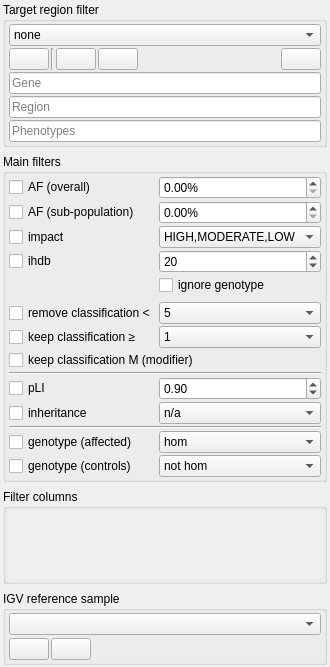
<?xml version="1.0" encoding="UTF-8"?>
<ui version="4.0">
 <class>FilterDockWidget</class>
 <widget class="QDockWidget" name="FilterDockWidget">
  <property name="geometry">
   <rect>
    <x>0</x>
    <y>0</y>
    <width>287</width>
    <height>662</height>
   </rect>
  </property>
  <property name="features">
   <set>QDockWidget::DockWidgetFloatable|QDockWidget::DockWidgetMovable</set>
  </property>
  <property name="allowedAreas">
   <set>Qt::LeftDockWidgetArea|Qt::RightDockWidgetArea</set>
  </property>
  <property name="windowTitle">
   <string>Filters</string>
  </property>
  <widget class="QWidget" name="main_widget">
   <layout class="QVBoxLayout" name="verticalLayout_3">
    <property name="spacing">
     <number>2</number>
    </property>
    <property name="leftMargin">
     <number>3</number>
    </property>
    <property name="topMargin">
     <number>2</number>
    </property>
    <property name="rightMargin">
     <number>3</number>
    </property>
    <property name="bottomMargin">
     <number>2</number>
    </property>
    <item>
     <widget class="QGroupBox" name="groupBox_2">
      <property name="title">
       <string>Target region filter</string>
      </property>
      <layout class="QVBoxLayout" name="verticalLayout_2">
       <property name="spacing">
        <number>2</number>
       </property>
       <property name="leftMargin">
        <number>3</number>
       </property>
       <property name="topMargin">
        <number>2</number>
       </property>
       <property name="rightMargin">
        <number>3</number>
       </property>
       <property name="bottomMargin">
        <number>2</number>
       </property>
       <item>
        <widget class="QComboBox" name="rois">
         <property name="maxVisibleItems">
          <number>30</number>
         </property>
         <property name="insertPolicy">
          <enum>QComboBox::NoInsert</enum>
         </property>
         <item>
          <property name="text">
           <string>none</string>
          </property>
         </item>
        </widget>
       </item>
       <item>
        <layout class="QHBoxLayout" name="horizontalLayout">
         <property name="spacing">
          <number>2</number>
         </property>
         <item>
          <widget class="QPushButton" name="roi_add_temp">
           <property name="toolTip">
            <string>&lt;html&gt;&lt;head/&gt;&lt;body&gt;&lt;p&gt;Add target region temporarily&lt;br/&gt;(until GSvar is closed)&lt;/p&gt;&lt;/body&gt;&lt;/html&gt;</string>
           </property>
           <property name="text">
            <string/>
           </property>
           <property name="icon">
            <iconset resource="GSvar.qrc">
             <normaloff>:/Icons/AddTemporary.png</normaloff>:/Icons/AddTemporary.png</iconset>
           </property>
          </widget>
         </item>
         <item>
          <widget class="Line" name="line_2">
           <property name="orientation">
            <enum>Qt::Vertical</enum>
           </property>
          </widget>
         </item>
         <item>
          <widget class="QPushButton" name="roi_add">
           <property name="toolTip">
            <string>Add target region permanently</string>
           </property>
           <property name="text">
            <string/>
           </property>
           <property name="icon">
            <iconset resource="GSvar.qrc">
             <normaloff>:/Icons/Add.png</normaloff>:/Icons/Add.png</iconset>
           </property>
          </widget>
         </item>
         <item>
          <widget class="QPushButton" name="roi_remove">
           <property name="toolTip">
            <string>Remove current target region permanently</string>
           </property>
           <property name="text">
            <string/>
           </property>
           <property name="icon">
            <iconset resource="GSvar.qrc">
             <normaloff>:/Icons/Remove.png</normaloff>:/Icons/Remove.png</iconset>
           </property>
          </widget>
         </item>
         <item>
          <spacer name="horizontalSpacer">
           <property name="orientation">
            <enum>Qt::Horizontal</enum>
           </property>
           <property name="sizeHint" stdset="0">
            <size>
             <width>40</width>
             <height>20</height>
            </size>
           </property>
          </spacer>
         </item>
         <item>
          <widget class="QLabel" name="gene_warning">
           <property name="sizePolicy">
            <sizepolicy hsizetype="Fixed" vsizetype="Fixed">
             <horstretch>0</horstretch>
             <verstretch>0</verstretch>
            </sizepolicy>
           </property>
           <property name="minimumSize">
            <size>
             <width>16</width>
             <height>16</height>
            </size>
           </property>
           <property name="maximumSize">
            <size>
             <width>16</width>
             <height>16</height>
            </size>
           </property>
           <property name="text">
            <string/>
           </property>
           <property name="pixmap">
            <pixmap resource="GSvar.qrc">:/Icons/Attention.png</pixmap>
           </property>
           <property name="scaledContents">
            <bool>true</bool>
           </property>
          </widget>
         </item>
         <item>
          <widget class="QPushButton" name="roi_details">
           <property name="toolTip">
            <string>&lt;html&gt;&lt;head/&gt;&lt;body&gt;&lt;p&gt;Show detail information about the selected target region.&lt;/p&gt;&lt;/body&gt;&lt;/html&gt;</string>
           </property>
           <property name="text">
            <string/>
           </property>
           <property name="icon">
            <iconset resource="GSvar.qrc">
             <normaloff>:/Icons/Info.png</normaloff>:/Icons/Info.png</iconset>
           </property>
          </widget>
         </item>
        </layout>
       </item>
       <item>
        <widget class="QLineEdit" name="gene">
         <property name="toolTip">
          <string>&lt;html&gt;&lt;head/&gt;&lt;body&gt;&lt;p&gt;Comma-separated list of gene names.&lt;br/&gt;Press return to finish entering text.&lt;/p&gt;&lt;p&gt;&lt;br/&gt;Notes:&lt;br/&gt;- This filter has no effect on report generation.&lt;br/&gt;- You can use '*' as a wildcard. &lt;/p&gt;&lt;/body&gt;&lt;/html&gt;</string>
         </property>
         <property name="placeholderText">
          <string>Gene</string>
         </property>
         <property name="clearButtonEnabled">
          <bool>true</bool>
         </property>
        </widget>
       </item>
       <item>
        <widget class="QLineEdit" name="region">
         <property name="toolTip">
          <string>&lt;html&gt;&lt;head/&gt;&lt;body&gt;&lt;p&gt;Single target region e.g. chr1:120611985-120612025&lt;br/&gt;This filter has no effect on report generation!&lt;/p&gt;&lt;p&gt;Press return to finish entering text!&lt;/p&gt;&lt;/body&gt;&lt;/html&gt;</string>
         </property>
         <property name="placeholderText">
          <string>Region</string>
         </property>
         <property name="clearButtonEnabled">
          <bool>true</bool>
         </property>
        </widget>
       </item>
       <item>
        <widget class="ClickableLineEdit" name="hpo_terms">
         <property name="contextMenuPolicy">
          <enum>Qt::CustomContextMenu</enum>
         </property>
         <property name="toolTip">
          <string>&lt;html&gt;&lt;head/&gt;&lt;body&gt;&lt;p&gt;This text is overwritten at runtime!&lt;/p&gt;&lt;/body&gt;&lt;/html&gt;</string>
         </property>
         <property name="readOnly">
          <bool>true</bool>
         </property>
         <property name="placeholderText">
          <string>Phenotypes</string>
         </property>
         <property name="clearButtonEnabled">
          <bool>false</bool>
         </property>
        </widget>
       </item>
      </layout>
     </widget>
    </item>
    <item>
     <spacer name="verticalSpacer_3">
      <property name="orientation">
       <enum>Qt::Vertical</enum>
      </property>
      <property name="sizeType">
       <enum>QSizePolicy::Fixed</enum>
      </property>
      <property name="sizeHint" stdset="0">
       <size>
        <width>5</width>
        <height>5</height>
       </size>
      </property>
     </spacer>
    </item>
    <item>
     <widget class="QGroupBox" name="groupBox">
      <property name="toolTip">
       <string/>
      </property>
      <property name="title">
       <string>Main filters</string>
      </property>
      <layout class="QGridLayout" name="gridLayout" columnstretch="0,0">
       <property name="leftMargin">
        <number>3</number>
       </property>
       <property name="topMargin">
        <number>2</number>
       </property>
       <property name="rightMargin">
        <number>3</number>
       </property>
       <property name="bottomMargin">
        <number>2</number>
       </property>
       <property name="horizontalSpacing">
        <number>3</number>
       </property>
       <property name="verticalSpacing">
        <number>2</number>
       </property>
       <item row="8" column="1">
        <widget class="QComboBox" name="keep_class_ge">
         <item>
          <property name="text">
           <string>1</string>
          </property>
         </item>
         <item>
          <property name="text">
           <string>2</string>
          </property>
         </item>
         <item>
          <property name="text">
           <string>3</string>
          </property>
         </item>
         <item>
          <property name="text">
           <string>4</string>
          </property>
         </item>
         <item>
          <property name="text">
           <string>5</string>
          </property>
         </item>
        </widget>
       </item>
       <item row="8" column="0">
        <widget class="QCheckBox" name="keep_class_ge_enabled">
         <property name="toolTip">
          <string>&lt;html&gt;&lt;head/&gt;&lt;body&gt;&lt;p&gt;Overwrites the filters:&lt;br/&gt;- MAF&lt;br/&gt;- impact&lt;br/&gt;- ihdb&lt;br/&gt;- genotype&lt;br/&gt;- filter columns&lt;/p&gt;&lt;/body&gt;&lt;/html&gt;</string>
         </property>
         <property name="text">
          <string>keep classification ≥</string>
         </property>
        </widget>
       </item>
       <item row="2" column="0">
        <widget class="QCheckBox" name="impact_enabled">
         <property name="toolTip">
          <string>&lt;html&gt;&lt;head/&gt;&lt;body&gt;&lt;p&gt;Impact filter of variant in coding_and_splicing column.&lt;br/&gt;&lt;br/&gt;Details about impact can be found here:&lt;br/&gt;http://snpeff.sourceforge.net/SnpEff_manual.html#eff&lt;/p&gt;&lt;/body&gt;&lt;/html&gt;</string>
         </property>
         <property name="text">
          <string>impact</string>
         </property>
        </widget>
       </item>
       <item row="4" column="1">
        <widget class="QCheckBox" name="ihdb_ignore_gt">
         <property name="toolTip">
          <string>&lt;html&gt;&lt;head/&gt;&lt;body&gt;&lt;p&gt;By default, only homozygous database entries are counted for homzygous variants and all database entries are counted for heterozygous variants.&lt;/p&gt;&lt;p&gt;If the genotyp is ignored, all database entries are counted independent of the variant genotype.&lt;/p&gt;&lt;/body&gt;&lt;/html&gt;</string>
         </property>
         <property name="text">
          <string>ignore genotype</string>
         </property>
        </widget>
       </item>
       <item row="2" column="1">
        <widget class="QComboBox" name="impact">
         <property name="currentText">
          <string>HIGH,MODERATE,LOW</string>
         </property>
         <item>
          <property name="text">
           <string>HIGH,MODERATE,LOW</string>
          </property>
         </item>
         <item>
          <property name="text">
           <string>HIGH,MODERATE</string>
          </property>
         </item>
         <item>
          <property name="text">
           <string>HIGH</string>
          </property>
         </item>
         <item>
          <property name="text">
           <string>MODERATE</string>
          </property>
         </item>
         <item>
          <property name="text">
           <string>LOW</string>
          </property>
         </item>
         <item>
          <property name="text">
           <string>MODIFIER</string>
          </property>
         </item>
        </widget>
       </item>
       <item row="3" column="1">
        <widget class="QSpinBox" name="ihdb">
         <property name="maximum">
          <number>100000</number>
         </property>
         <property name="singleStep">
          <number>5</number>
         </property>
         <property name="value">
          <number>20</number>
         </property>
        </widget>
       </item>
       <item row="16" column="1">
        <widget class="QComboBox" name="geno_control">
         <property name="currentIndex">
          <number>0</number>
         </property>
         <item>
          <property name="text">
           <string>not hom</string>
          </property>
         </item>
         <item>
          <property name="text">
           <string>hom</string>
          </property>
         </item>
         <item>
          <property name="text">
           <string>het</string>
          </property>
         </item>
         <item>
          <property name="text">
           <string>wt</string>
          </property>
         </item>
        </widget>
       </item>
       <item row="1" column="1">
        <widget class="QDoubleSpinBox" name="maf_sub">
         <property name="maximumSize">
          <size>
           <width>16777215</width>
           <height>16777215</height>
          </size>
         </property>
         <property name="toolTip">
          <string>Sub-population allle frequency cutoff.</string>
         </property>
         <property name="suffix">
          <string>%</string>
         </property>
         <property name="maximum">
          <double>100.000000000000000</double>
         </property>
         <property name="singleStep">
          <double>0.100000000000000</double>
         </property>
         <property name="value">
          <double>0.000000000000000</double>
         </property>
        </widget>
       </item>
       <item row="3" column="0">
        <widget class="QCheckBox" name="ihdb_enabled">
         <property name="toolTip">
          <string>&lt;html&gt;&lt;head/&gt;&lt;body&gt;&lt;p&gt;Maximum occurences in the in-house database (e.g. NGSD).&lt;/p&gt;&lt;/body&gt;&lt;/html&gt;</string>
         </property>
         <property name="text">
          <string>ihdb</string>
         </property>
        </widget>
       </item>
       <item row="6" column="0">
        <spacer name="verticalSpacer_2">
         <property name="orientation">
          <enum>Qt::Vertical</enum>
         </property>
         <property name="sizeType">
          <enum>QSizePolicy::Fixed</enum>
         </property>
         <property name="sizeHint" stdset="0">
          <size>
           <width>5</width>
           <height>5</height>
          </size>
         </property>
        </spacer>
       </item>
       <item row="15" column="1">
        <widget class="QComboBox" name="geno_affected">
         <item>
          <property name="text">
           <string>hom</string>
          </property>
         </item>
         <item>
          <property name="text">
           <string>compound-het</string>
          </property>
         </item>
         <item>
          <property name="text">
           <string>compound-het or hom</string>
          </property>
         </item>
         <item>
          <property name="text">
           <string>het</string>
          </property>
         </item>
        </widget>
       </item>
       <item row="13" column="0" colspan="2">
        <widget class="Line" name="line">
         <property name="orientation">
          <enum>Qt::Horizontal</enum>
         </property>
        </widget>
       </item>
       <item row="11" column="0">
        <widget class="QCheckBox" name="gene_pli_enabled">
         <property name="toolTip">
          <string>&lt;html&gt;&lt;head/&gt;&lt;body&gt;&lt;p&gt;Filter based on the ExAC pLI score of a gene.&lt;/p&gt;&lt;p&gt;For details see: http://exac.broadinstitute.org/faq&lt;/p&gt;&lt;/body&gt;&lt;/html&gt;</string>
         </property>
         <property name="text">
          <string>pLI</string>
         </property>
        </widget>
       </item>
       <item row="7" column="0">
        <widget class="QCheckBox" name="classification_enabled">
         <property name="toolTip">
          <string>&lt;html&gt;&lt;head/&gt;&lt;body&gt;&lt;p&gt;Overwrites the filters:&lt;br/&gt;- AF&lt;br/&gt;- impact&lt;br/&gt;- ihdb&lt;br/&gt;- genotype&lt;br/&gt;- filter columns&lt;/p&gt;&lt;/body&gt;&lt;/html&gt;</string>
         </property>
         <property name="text">
          <string>remove classification &lt;</string>
         </property>
        </widget>
       </item>
       <item row="16" column="0">
        <widget class="QCheckBox" name="geno_control_enabled">
         <property name="toolTip">
          <string>&lt;html&gt;&lt;head/&gt;&lt;body&gt;&lt;p&gt;Genotype filter for control samples (non-affected).&lt;/p&gt;&lt;/body&gt;&lt;/html&gt;</string>
         </property>
         <property name="text">
          <string>genotype (controls)</string>
         </property>
        </widget>
       </item>
       <item row="9" column="0" colspan="2">
        <widget class="QCheckBox" name="keep_class_m">
         <property name="toolTip">
          <string>&lt;html&gt;&lt;head/&gt;&lt;body&gt;&lt;p&gt;Overwrites the filters:&lt;br/&gt;- MAF&lt;br/&gt;- impact&lt;br/&gt;- ihdb&lt;br/&gt;- genotype&lt;br/&gt;- filter columns&lt;/p&gt;&lt;/body&gt;&lt;/html&gt;</string>
         </property>
         <property name="text">
          <string>keep classification M (modifier)</string>
         </property>
        </widget>
       </item>
       <item row="1" column="0">
        <widget class="QCheckBox" name="maf_sub_enabled">
         <property name="toolTip">
          <string>&lt;html&gt;&lt;head/&gt;&lt;body&gt;&lt;p&gt;Maximum allele frequency in any of the ExAC sub-populations.&lt;/p&gt;&lt;/body&gt;&lt;/html&gt;</string>
         </property>
         <property name="text">
          <string>AF (sub-population)</string>
         </property>
        </widget>
       </item>
       <item row="15" column="0">
        <widget class="QCheckBox" name="geno_affected_enabled">
         <property name="toolTip">
          <string>&lt;html&gt;&lt;head/&gt;&lt;body&gt;&lt;p&gt;Genotype filter for affected samples.&lt;/p&gt;&lt;p&gt;Applied after all other filters.&lt;/p&gt;&lt;/body&gt;&lt;/html&gt;</string>
         </property>
         <property name="text">
          <string>genotype (affected)</string>
         </property>
        </widget>
       </item>
       <item row="7" column="1">
        <widget class="QComboBox" name="classification">
         <property name="currentText">
          <string>5</string>
         </property>
         <item>
          <property name="text">
           <string>5</string>
          </property>
         </item>
         <item>
          <property name="text">
           <string>4</string>
          </property>
         </item>
         <item>
          <property name="text">
           <string>3</string>
          </property>
         </item>
         <item>
          <property name="text">
           <string>2</string>
          </property>
         </item>
         <item>
          <property name="text">
           <string>1</string>
          </property>
         </item>
        </widget>
       </item>
       <item row="0" column="0">
        <widget class="QCheckBox" name="maf_enabled">
         <property name="toolTip">
          <string>&lt;html&gt;&lt;head/&gt;&lt;body&gt;&lt;p&gt;Maximum overall allele frequency in any of the databases 1000g, ExAC and gnomAD.&lt;/p&gt;&lt;/body&gt;&lt;/html&gt;</string>
         </property>
         <property name="text">
          <string>AF (overall)</string>
         </property>
        </widget>
       </item>
       <item row="0" column="1">
        <widget class="QDoubleSpinBox" name="maf">
         <property name="maximumSize">
          <size>
           <width>16777215</width>
           <height>16777215</height>
          </size>
         </property>
         <property name="toolTip">
          <string>Overall allele frequency cutoff.</string>
         </property>
         <property name="suffix">
          <string>%</string>
         </property>
         <property name="maximum">
          <double>100.000000000000000</double>
         </property>
         <property name="singleStep">
          <double>0.100000000000000</double>
         </property>
         <property name="value">
          <double>0.000000000000000</double>
         </property>
        </widget>
       </item>
       <item row="10" column="0" colspan="2">
        <widget class="Line" name="line_3">
         <property name="orientation">
          <enum>Qt::Horizontal</enum>
         </property>
        </widget>
       </item>
       <item row="11" column="1">
        <widget class="QDoubleSpinBox" name="gene_pli">
         <property name="toolTip">
          <string>&lt;html&gt;&lt;head/&gt;&lt;body&gt;&lt;p&gt;Minumum ExAC pLi score.&lt;/p&gt;&lt;/body&gt;&lt;/html&gt;</string>
         </property>
         <property name="maximum">
          <double>1.000000000000000</double>
         </property>
         <property name="singleStep">
          <double>0.050000000000000</double>
         </property>
         <property name="value">
          <double>0.900000000000000</double>
         </property>
        </widget>
       </item>
       <item row="12" column="0">
        <widget class="QCheckBox" name="gene_inh_enabled">
         <property name="toolTip">
          <string>&lt;html&gt;&lt;head/&gt;&lt;body&gt;&lt;p&gt;Inheritance mode filter based on inheritance annotations to genes from NGSD.&lt;/p&gt;&lt;/body&gt;&lt;/html&gt;</string>
         </property>
         <property name="text">
          <string>inheritance</string>
         </property>
        </widget>
       </item>
       <item row="12" column="1">
        <widget class="QComboBox" name="gene_inh">
         <item>
          <property name="text">
           <string>n/a</string>
          </property>
         </item>
         <item>
          <property name="text">
           <string>AR</string>
          </property>
         </item>
         <item>
          <property name="text">
           <string>AD</string>
          </property>
         </item>
         <item>
          <property name="text">
           <string>XLR</string>
          </property>
         </item>
         <item>
          <property name="text">
           <string>XLD</string>
          </property>
         </item>
         <item>
          <property name="text">
           <string>MT</string>
          </property>
         </item>
        </widget>
       </item>
      </layout>
     </widget>
    </item>
    <item>
     <spacer name="verticalSpacer_4">
      <property name="orientation">
       <enum>Qt::Vertical</enum>
      </property>
      <property name="sizeType">
       <enum>QSizePolicy::Fixed</enum>
      </property>
      <property name="sizeHint" stdset="0">
       <size>
        <width>5</width>
        <height>5</height>
       </size>
      </property>
     </spacer>
    </item>
    <item>
     <widget class="QGroupBox" name="groupBox_5">
      <property name="sizePolicy">
       <sizepolicy hsizetype="Preferred" vsizetype="Expanding">
        <horstretch>0</horstretch>
        <verstretch>0</verstretch>
       </sizepolicy>
      </property>
      <property name="toolTip">
       <string>&lt;html&gt;&lt;head/&gt;&lt;body&gt;&lt;p&gt;'Keep' overwrites the filters:&lt;br/&gt;- MAF&lt;br/&gt;- impact&lt;br/&gt;- ihdb&lt;br/&gt;- genotype&lt;/p&gt;&lt;p&gt;'Remove' overwrites 'Keep'&lt;/p&gt;&lt;p&gt;'Filter' shows only the variants with conain any of the checked filter terms after all other filters were applied (also 'Remove' filter above).&lt;/p&gt;&lt;/body&gt;&lt;/html&gt;</string>
      </property>
      <property name="title">
       <string>Filter columns</string>
      </property>
      <layout class="QVBoxLayout" name="verticalLayout">
       <property name="spacing">
        <number>3</number>
       </property>
       <property name="leftMargin">
        <number>3</number>
       </property>
       <property name="topMargin">
        <number>2</number>
       </property>
       <property name="rightMargin">
        <number>3</number>
       </property>
       <property name="bottomMargin">
        <number>2</number>
       </property>
       <item>
        <widget class="QScrollArea" name="qscrollarea">
         <property name="frameShape">
          <enum>QFrame::NoFrame</enum>
         </property>
         <property name="widgetResizable">
          <bool>true</bool>
         </property>
         <widget class="QWidget" name="filter_col">
          <property name="geometry">
           <rect>
            <x>0</x>
            <y>0</y>
            <width>273</width>
            <height>97</height>
           </rect>
          </property>
          <layout class="QVBoxLayout" name="verticalLayout_5">
           <property name="spacing">
            <number>2</number>
           </property>
           <property name="leftMargin">
            <number>0</number>
           </property>
           <property name="topMargin">
            <number>0</number>
           </property>
           <property name="rightMargin">
            <number>0</number>
           </property>
           <property name="bottomMargin">
            <number>0</number>
           </property>
          </layout>
         </widget>
        </widget>
       </item>
      </layout>
     </widget>
    </item>
    <item>
     <spacer name="verticalSpacer_1">
      <property name="orientation">
       <enum>Qt::Vertical</enum>
      </property>
      <property name="sizeType">
       <enum>QSizePolicy::Fixed</enum>
      </property>
      <property name="sizeHint" stdset="0">
       <size>
        <width>5</width>
        <height>5</height>
       </size>
      </property>
     </spacer>
    </item>
    <item>
     <widget class="QGroupBox" name="groupBox_3">
      <property name="toolTip">
       <string>&lt;html&gt;&lt;head/&gt;&lt;body&gt;&lt;p&gt;Reference sample that is loaded into IGV in addition to the currently active sample.&lt;/p&gt;&lt;/body&gt;&lt;/html&gt;</string>
      </property>
      <property name="title">
       <string>IGV reference sample</string>
      </property>
      <layout class="QVBoxLayout" name="verticalLayout_4">
       <property name="spacing">
        <number>3</number>
       </property>
       <property name="leftMargin">
        <number>3</number>
       </property>
       <property name="topMargin">
        <number>2</number>
       </property>
       <property name="rightMargin">
        <number>3</number>
       </property>
       <property name="bottomMargin">
        <number>2</number>
       </property>
       <item>
        <widget class="QComboBox" name="refs">
         <property name="maxVisibleItems">
          <number>30</number>
         </property>
        </widget>
       </item>
       <item>
        <layout class="QHBoxLayout" name="horizontalLayout_2">
         <property name="spacing">
          <number>2</number>
         </property>
         <item>
          <widget class="QPushButton" name="ref_add">
           <property name="toolTip">
            <string>Add reference sample permanently</string>
           </property>
           <property name="text">
            <string/>
           </property>
           <property name="icon">
            <iconset resource="GSvar.qrc">
             <normaloff>:/Icons/Add.png</normaloff>:/Icons/Add.png</iconset>
           </property>
          </widget>
         </item>
         <item>
          <widget class="QPushButton" name="ref_remove">
           <property name="toolTip">
            <string>Remove current reference sample permanently</string>
           </property>
           <property name="text">
            <string/>
           </property>
           <property name="icon">
            <iconset resource="GSvar.qrc">
             <normaloff>:/Icons/Remove.png</normaloff>:/Icons/Remove.png</iconset>
           </property>
          </widget>
         </item>
         <item>
          <spacer name="horizontalSpacer_3">
           <property name="orientation">
            <enum>Qt::Horizontal</enum>
           </property>
           <property name="sizeHint" stdset="0">
            <size>
             <width>40</width>
             <height>20</height>
            </size>
           </property>
          </spacer>
         </item>
        </layout>
       </item>
      </layout>
     </widget>
    </item>
   </layout>
  </widget>
 </widget>
 <customwidgets>
  <customwidget>
   <class>ClickableLineEdit</class>
   <extends>QLineEdit</extends>
   <header>ClickableLineEdit.h</header>
  </customwidget>
 </customwidgets>
 <resources>
  <include location="GSvar.qrc"/>
 </resources>
 <connections/>
</ui>
